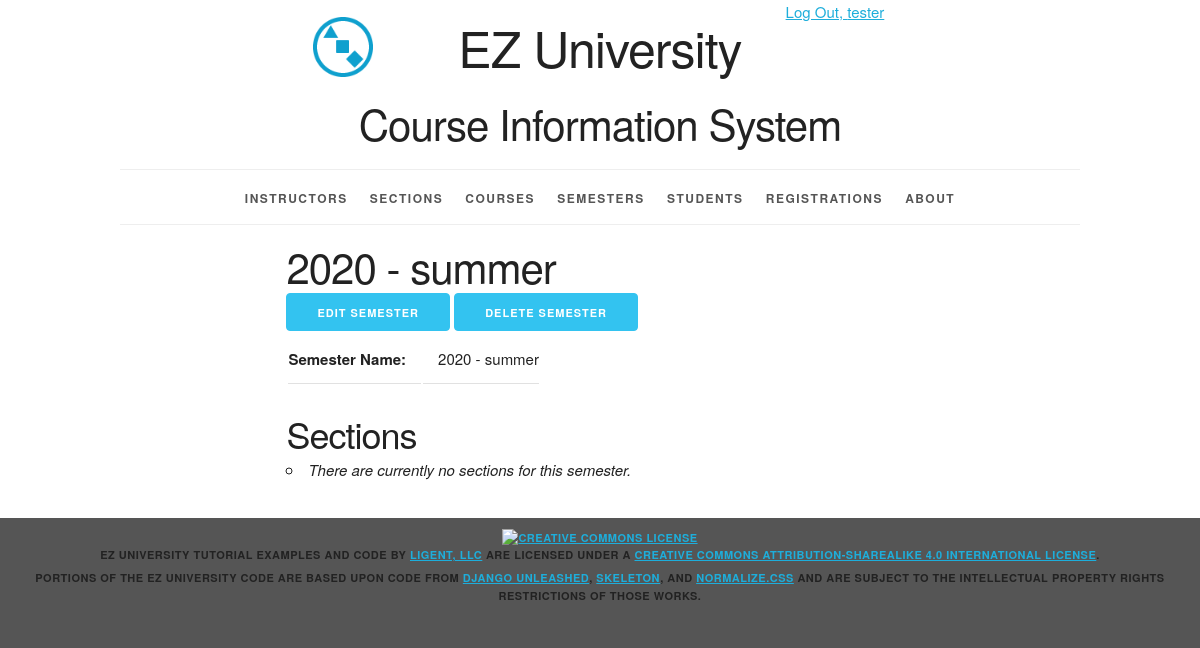
/semester/4/ (signed in), run on an earlier commit of the app's database.
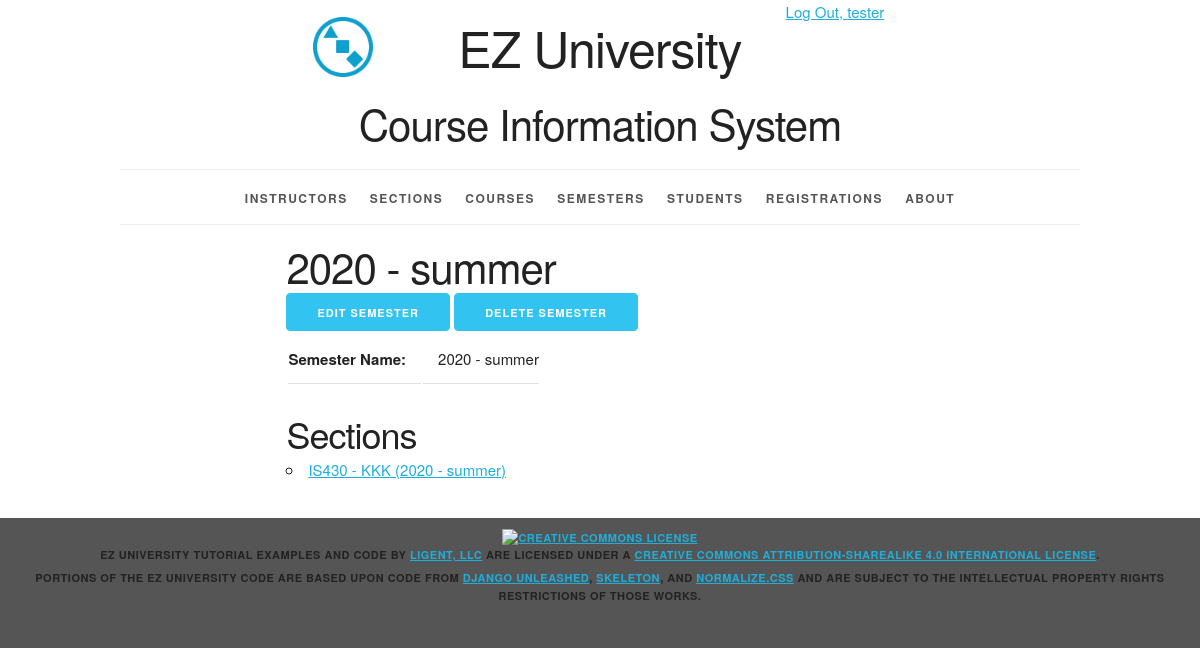
And on a later commit of the database.
### courseinfo/models.py (models this page shows, shortened)
class Section(models.Model):
    section_id = models.AutoField(primary_key=True)
    section_name = models.CharField(max_length=20)
    semester = models.ForeignKey(Semester, related_name='sections', on_delete=models.PROTECT)
    course = models.ForeignKey(Course, related_name='sections', on_delete=models.PROTECT)
    instructor = models.ForeignKey(Instructor, related_name='sections', on_delete=models.PROTECT)
    def __str__(self):
        return '%s - %s (%s)' % (self.course.course_number, self.section_name, self.semester.__str__())
    def get_absolute_url(self):
        return reverse('courseinfo_section_detail_urlpattern',
                       kwargs={'pk':self.pk}
                       )
    class Meta:
        ordering = ['course', 'section_name', 'semester']
        constraints = [
            UniqueConstraint(fields=['semester', 'course', 'section_name'],
                             name='unique_section')
        ]

class Course(models.Model):
    course_id = models.AutoField(primary_key=True)
    course_number = models.CharField(max_length=20)
    course_name = models.CharField(max_length=255)
    class Meta:
        ordering = ['course_number', 'course_name']
        constraints = [
            UniqueConstraint(fields=['course_number', 'course_name'], name='unique_course')
        ]

class Semester(models.Model):
    semester_id = models.AutoField(primary_key=True)
    year = models.ForeignKey(Year, related_name='semesters', on_delete=models.PROTECT)
    period = models.ForeignKey(Period, related_name='semesters', on_delete=models.PROTECT)
    def __str__(self):
        return '%s - %s' %(self.year.year, self.period.period_name)
    def get_update_url(self):
        return reverse('courseinfo_semester_update_urlpattern',
                       kwargs={'pk': self.pk})
    def get_delete_url(self):
        return reverse('courseinfo_semester_delete_urlpattern',
                       kwargs={'pk':self.pk})
    class Meta:
        ordering = ['year__year', 'period__period_sequence']
        constraints = [
            UniqueConstraint(fields=['year', 'period'], name='unique_semester')
        ]

class Year(models.Model):
    year_id = models.AutoField(primary_key=True)
    year = models.IntegerField(unique=True)
    class Meta:
        ordering = ['year']

class Period(models.Model):
    period_id = models.AutoField(primary_key=True)
    period_sequence = models.IntegerField(unique=True)
    period_name = models.CharField(max_length=45, unique=True)
    class Meta:
        ordering = ['period_sequence']

### courseinfo/views.py (the view)
class SemesterDetail(LoginRequiredMixin, PermissionRequiredMixin,DetailView):
    model = Semester
    permission_required = 'courseinfo.view_semester'
    def get_context_data(self, **kwargs):
        context = super(DetailView, self).get_context_data(**kwargs)
        semester = self.get_object()
        section_list = semester.sections.all()
        context['section_list'] = section_list
        return context

### courseinfo/templates/courseinfo/semester_detail.html (shortened to what this page needs)
{% extends 'courseinfo/base.html' %}
{% block content %}
    <article>
        <div class="row">
            <div class="offset-by-two eight columns">
                <h2>{{ semester }}</h2>
                <ul class="inline">
                    {% if perms.courseinfo.change_semester %}
                        <li>
                            <a href="{{ semester.get_update_url }}"
                               class="button button-primary">
                                Edit Semester</a></li>
                    {% endif %}
                    {% if perms.courseinfo.delete_semester %}
                        <a href="{{ semester.get_delete_url }}"
                           class="button button-primary">
                            Delete Semester</a></li>
                    {% endif %}
                </ul>
                <section>
                    <table>
                        <tr>
                            <th>Semester Name:</th>
                            <td>{{ semester }}</td>
                        </tr>
                    </table>
                </section>
                <section>
                    <h3>Sections</h3>
                    <ul>
                        {% for section in section_list %}
                            <li>
                                <a href="{{ section.get_absolute_url }}">{{ section }}</a>
                            </li>
                        {% empty %}
                            <li><em>There are currently no sections for this semester.</em></li>
                        {% endfor %}
                    </ul>
                </section>
            </div>
        </div>
    </article>
{% endblock %}

What changed in the data, as far as the page shows it:
added Section: course+section_name+semester "IS430 - KKK (2020 - summer)"
Also different on the page:
text no longer shown: "There are currently no sections for this semester."
